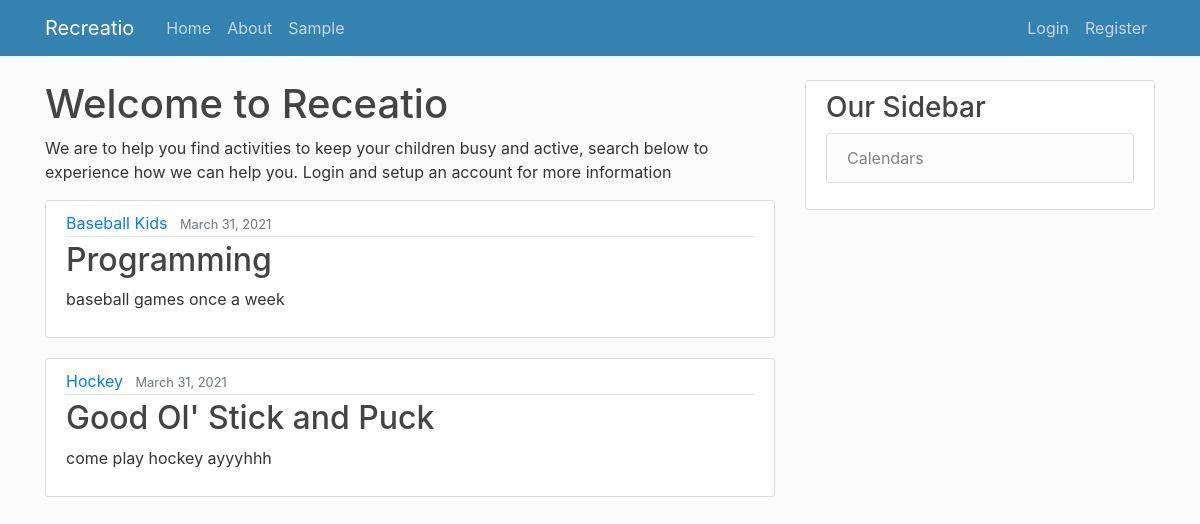
The page / on the database its author committed.
### users/models.py (models this page shows, shortened)
class Activities(models.Model):
    start_date = models.DateField(verbose_name="Start Date (YYYY-MM-DD)")
    end_date = models.DateField(verbose_name="End Date (YYYY-MM-DD)")
    age_group_young = models.IntegerField(default = 0, verbose_name="Youngest Age") #flag year of birth
    age_group_old = models.IntegerField(default = 20, verbose_name="Oldest Age") #flag year of birth
    reg_start = models.DateField(verbose_name="Registration Start Date (YYYY-MM-DD)")  #set up when registration is open
    reg_end = models.DateField(verbose_name="Registration End Date (YYYY-MM-DD)")   #set up when registration is closed
    max_size = models.IntegerField(default = 0, verbose_name="Registration Maximum")    #set up the size of a class
    description = models.CharField(max_length=300)
    organization = models.ForeignKey(Organization, on_delete=models.CASCADE)
    title = models.CharField(max_length = 100)
    date_posted = models.DateTimeField(default=timezone.now)
    author = models.ForeignKey(User, on_delete=models.CASCADE)

class Organization(models.Model):
    name = models.CharField(max_length=50)
    city = models.CharField(max_length=40)
    leaders = models.ManyToManyField(Profile)

### users/views.py (the view)
# urls.py: path('', ActivityListView.as_view(), name='web-home'),
class ActivityListView(ListView):
    model = Activities
    template_name = 'web/home.html'
    context_object_name = 'activities'
    ordering = ['-date_posted'] #orders posts from newest to oldest

### web/templates/web/home.html
{% extends "web/base.html" %}
{% block content %}
  <body>
    <h1>Welcome to Receatio </h1>
    <p>We are to help you find activities to keep your children busy and active, search below to experience how we can help you.
      Login and setup an account for more information</p>
    {% for activity in activities %}
      <article class="media content-section">
        <div class="media-body">
          <div class="article-metadata">
            <a class="mr-2" href="#">{{ activity.organization.name }}</a>
            <small class="text-muted">{{ activity.date_posted|date:"F d, Y"}}</small>
          </div>
          <h2><a class="article-title" href="{% url 'activity-detail' activity.id %}">{{ activity.title }}</a></h2>
          <p class="article-content">{{ activity.description }}</p>
        </div>
      </article>
    {% endfor %}
    </body>
{% endblock content %}

### web/static/web/main.css (style rules this page uses)
body { background: #fafafac0; color: #333333; margin-top: 5rem; }
h1, h2, h3, h4, h5, h6 { color: #444444; }
.content-section { background: #ffffff; padding: 10px 20px; border: 1px solid #dddddd; border-radius: 3px; margin-bottom: 20px; }
.article-title { color: #444444; }
.article-content { white-space: pre-line; }
.article-metadata { padding-bottom: 1px; margin-bottom: 4px; border-bottom: 1px solid #e3e3e3 }

### rows shown on the page
Activities: organization.name "Baseball Kids", date_posted "March 31, 2021", title "Programming", description "baseball games once a week"
Activities: organization.name "Hockey", date_posted "March 31, 2021", title "Good Ol' Stick and Puck", description "come play hockey ayyyhhh"
